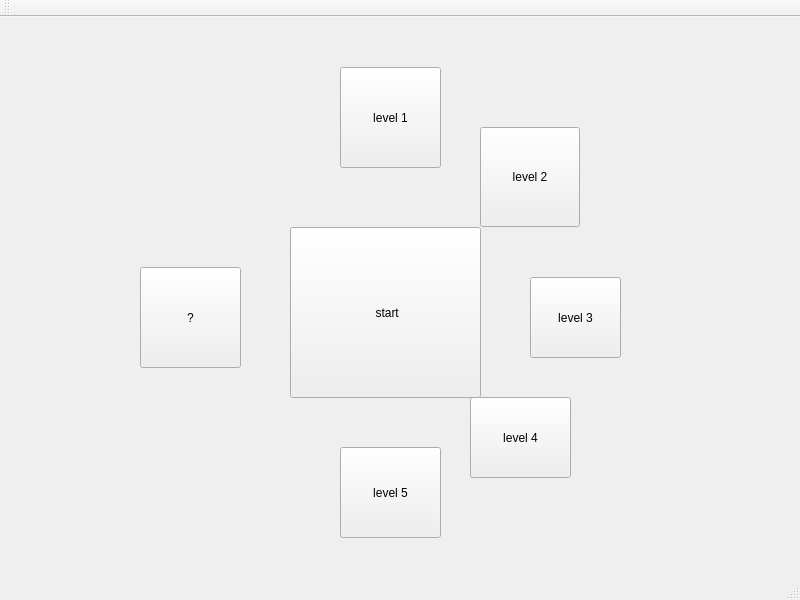
<?xml version="1.0" encoding="UTF-8"?>
<ui version="4.0">
 <class>MainWindow</class>
 <widget class="QMainWindow" name="MainWindow">
  <property name="geometry">
   <rect>
    <x>0</x>
    <y>0</y>
    <width>800</width>
    <height>600</height>
   </rect>
  </property>
  <property name="windowTitle">
   <string>MainWindow</string>
  </property>
  <property name="styleSheet">
   <string notr="true">border-image: url(:/Image/menubg.jpg);</string>
  </property>
  <widget class="QWidget" name="centralWidget">
   <widget class="QPushButton" name="pushButton_2">
    <property name="geometry">
     <rect>
      <x>480</x>
      <y>110</y>
      <width>100</width>
      <height>100</height>
     </rect>
    </property>
    <property name="styleSheet">
     <string notr="true">border-image: url(:/Image/yellow.png);
font: 75 9pt &quot;Segoe Print&quot;;
</string>
    </property>
    <property name="text">
     <string>level 2</string>
    </property>
   </widget>
   <widget class="QPushButton" name="pushButton_4">
    <property name="geometry">
     <rect>
      <x>470</x>
      <y>380</y>
      <width>101</width>
      <height>81</height>
     </rect>
    </property>
    <property name="styleSheet">
     <string notr="true">border-image: url(:/Image/blue.png);
font: 75 9pt &quot;Segoe Print&quot;;</string>
    </property>
    <property name="text">
     <string>level 4</string>
    </property>
   </widget>
   <widget class="QPushButton" name="pushButton_3">
    <property name="geometry">
     <rect>
      <x>530</x>
      <y>260</y>
      <width>91</width>
      <height>81</height>
     </rect>
    </property>
    <property name="styleSheet">
     <string notr="true">border-image: url(:/Image/green.png);
font: 75 9pt &quot;Segoe Print&quot;;</string>
    </property>
    <property name="text">
     <string>level 3</string>
    </property>
   </widget>
   <widget class="QPushButton" name="pushButton_info">
    <property name="geometry">
     <rect>
      <x>140</x>
      <y>250</y>
      <width>101</width>
      <height>101</height>
     </rect>
    </property>
    <property name="styleSheet">
     <string notr="true">border-image: url(:/Image/pink.png);
font: 75 26pt &quot;Impact&quot;;</string>
    </property>
    <property name="text">
     <string>?</string>
    </property>
   </widget>
   <widget class="QPushButton" name="pushButton_1">
    <property name="geometry">
     <rect>
      <x>340</x>
      <y>50</y>
      <width>101</width>
      <height>101</height>
     </rect>
    </property>
    <property name="styleSheet">
     <string notr="true">border-image: url(:/Image/orange.png);
font: 75 9pt &quot;Segoe Print&quot;;</string>
    </property>
    <property name="text">
     <string>level 1</string>
    </property>
   </widget>
   <widget class="QPushButton" name="pushButton_start">
    <property name="geometry">
     <rect>
      <x>290</x>
      <y>210</y>
      <width>191</width>
      <height>171</height>
     </rect>
    </property>
    <property name="styleSheet">
     <string notr="true">border-image: url(:/Image/red.png);
font: 87 22pt &quot;Segoe UI Black&quot;;</string>
    </property>
    <property name="text">
     <string> start</string>
    </property>
   </widget>
   <widget class="QPushButton" name="pushButton_5">
    <property name="geometry">
     <rect>
      <x>340</x>
      <y>430</y>
      <width>101</width>
      <height>91</height>
     </rect>
    </property>
    <property name="styleSheet">
     <string notr="true">border-image: url(:/Image/purple.png);
font: 75 9pt &quot;Segoe Print&quot;;</string>
    </property>
    <property name="text">
     <string>level 5</string>
    </property>
   </widget>
  </widget>
  <widget class="QToolBar" name="mainToolBar">
   <attribute name="toolBarArea">
    <enum>TopToolBarArea</enum>
   </attribute>
   <attribute name="toolBarBreak">
    <bool>false</bool>
   </attribute>
  </widget>
  <widget class="QStatusBar" name="statusBar"/>
 </widget>
 <layoutdefault spacing="6" margin="11"/>
 <resources/>
 <connections/>
</ui>
